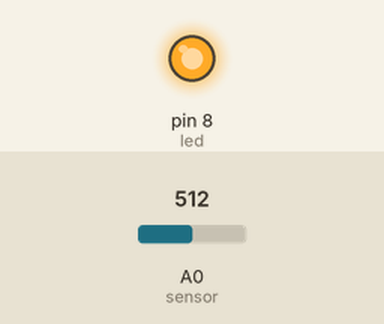
Simulated run of this sketch. Board: Arduino Uno, built with avr-gcc and run on an emulated ATmega328P. Parts: output pins drawn as LEDs (lit = HIGH). The inputs (shaded band) are chosen by the test bench; at power-on: A0 (sensor) = 512. What the sketch prints to the serial monitor is not drawn.

Above: at 0.1 s.
Timing chart, 0 to 1.6 s (numbered marks = the images above):
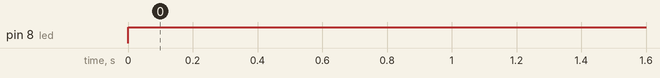

The sketch:

LeitorTemperatura.ino
```cpp
#include <math.h>
const int led = 8;
const int sensor = A0;
int botao = 0;
double tempCelsius(int valorNTC) {
  double temp;
  temp = log(((10240000 / valorNTC) - 10000));
  temp = 1 / (0.001129148 + (0.000234125 + (0.0000000876741*temp*temp))*temp);
  return temp = temp - 273.15;
}

void setup() {
Serial.begin(9600);
pinMode(led, OUTPUT);
pinMode(botao, OUTPUT);
}

void loop() {
 int valor = analogRead(sensor);
 double c = tempCelsius(valor);
 Serial.println(valor);

digitalWrite(led, HIGH);

 delay(100);
}
```

Measured:
- by itself, pin 8 (led): LOW → HIGH at 0.00 s
